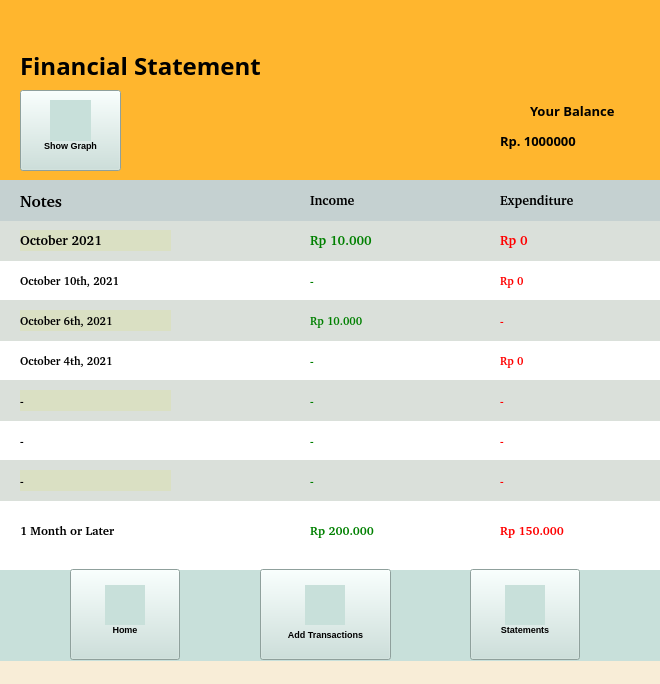
<?xml version="1.0" encoding="UTF-8"?>
<ui version="4.0">
 <class>SignUp</class>
 <widget class="QMainWindow" name="SignUp">
  <property name="geometry">
   <rect>
    <x>0</x>
    <y>0</y>
    <width>660</width>
    <height>684</height>
   </rect>
  </property>
  <property name="windowTitle">
   <string>Sign Up</string>
  </property>
  <property name="styleSheet">
   <string notr="true">background-color: rgb(248, 237, 215);</string>
  </property>
  <widget class="QWidget" name="centralwidget">
   <widget class="QLabel" name="welcomelabel">
    <property name="geometry">
     <rect>
      <x>20</x>
      <y>0</y>
      <width>331</width>
      <height>131</height>
     </rect>
    </property>
    <property name="font">
     <font>
      <family>Gagalin</family>
      <pointsize>18</pointsize>
      <weight>75</weight>
      <bold>true</bold>
     </font>
    </property>
    <property name="layoutDirection">
     <enum>Qt::LeftToRight</enum>
    </property>
    <property name="styleSheet">
     <string notr="true">background-color:rgb(255,182,46);</string>
    </property>
    <property name="text">
     <string>Financial Statement</string>
    </property>
   </widget>
   <widget class="QLabel" name="notelabel">
    <property name="geometry">
     <rect>
      <x>20</x>
      <y>180</y>
      <width>251</width>
      <height>41</height>
     </rect>
    </property>
    <property name="font">
     <font>
      <family>Champagne &amp; Limousines</family>
      <pointsize>12</pointsize>
      <weight>75</weight>
      <bold>true</bold>
     </font>
    </property>
    <property name="styleSheet">
     <string notr="true">background-color:rgb(197,209,209);</string>
    </property>
    <property name="text">
     <string>Notes</string>
    </property>
   </widget>
   <widget class="QLabel" name="balancelabel">
    <property name="geometry">
     <rect>
      <x>530</x>
      <y>90</y>
      <width>121</width>
      <height>41</height>
     </rect>
    </property>
    <property name="font">
     <font>
      <family>Gagalin</family>
      <pointsize>10</pointsize>
      <weight>75</weight>
      <bold>true</bold>
     </font>
    </property>
    <property name="layoutDirection">
     <enum>Qt::LeftToRight</enum>
    </property>
    <property name="styleSheet">
     <string notr="true">background-color:rgb(255,182,46);</string>
    </property>
    <property name="text">
     <string>Your Balance</string>
    </property>
   </widget>
   <widget class="QLabel" name="balancemoney">
    <property name="geometry">
     <rect>
      <x>500</x>
      <y>120</y>
      <width>151</width>
      <height>41</height>
     </rect>
    </property>
    <property name="font">
     <font>
      <family>Gagalin</family>
      <pointsize>10</pointsize>
      <weight>75</weight>
      <bold>true</bold>
     </font>
    </property>
    <property name="layoutDirection">
     <enum>Qt::LeftToRight</enum>
    </property>
    <property name="styleSheet">
     <string notr="true">background-color:rgb(255,182,46);</string>
    </property>
    <property name="text">
     <string>Rp. 1000000</string>
    </property>
   </widget>
   <widget class="QLabel" name="incomelabel">
    <property name="geometry">
     <rect>
      <x>310</x>
      <y>190</y>
      <width>141</width>
      <height>21</height>
     </rect>
    </property>
    <property name="font">
     <font>
      <family>Champagne &amp; Limousines</family>
      <pointsize>10</pointsize>
      <weight>75</weight>
      <bold>true</bold>
     </font>
    </property>
    <property name="styleSheet">
     <string notr="true">background-color:rgb(197,209,209);</string>
    </property>
    <property name="text">
     <string>Income</string>
    </property>
   </widget>
   <widget class="QLabel" name="expenlabel">
    <property name="geometry">
     <rect>
      <x>500</x>
      <y>190</y>
      <width>141</width>
      <height>21</height>
     </rect>
    </property>
    <property name="font">
     <font>
      <family>Champagne &amp; Limousines</family>
      <pointsize>10</pointsize>
      <weight>75</weight>
      <bold>true</bold>
     </font>
    </property>
    <property name="styleSheet">
     <string notr="true">background-color:rgb(197,209,209);</string>
    </property>
    <property name="text">
     <string>Expenditure</string>
    </property>
   </widget>
   <widget class="QLabel" name="monthlabel">
    <property name="geometry">
     <rect>
      <x>20</x>
      <y>230</y>
      <width>151</width>
      <height>21</height>
     </rect>
    </property>
    <property name="font">
     <font>
      <family>Champagne &amp; Limousines</family>
      <pointsize>10</pointsize>
      <weight>75</weight>
      <bold>true</bold>
     </font>
    </property>
    <property name="styleSheet">
     <string notr="true">background-color:rgb(218,224,195);</string>
    </property>
    <property name="text">
     <string>October 2021</string>
    </property>
   </widget>
   <widget class="QLabel" name="monthincome">
    <property name="geometry">
     <rect>
      <x>310</x>
      <y>230</y>
      <width>141</width>
      <height>21</height>
     </rect>
    </property>
    <property name="font">
     <font>
      <family>Champagne &amp; Limousines</family>
      <pointsize>10</pointsize>
      <weight>75</weight>
      <bold>true</bold>
     </font>
    </property>
    <property name="styleSheet">
     <string notr="true">color : green;
background-color:rgb(218,224,218);</string>
    </property>
    <property name="text">
     <string>Rp 10.000</string>
    </property>
   </widget>
   <widget class="QLabel" name="monthexpen">
    <property name="geometry">
     <rect>
      <x>500</x>
      <y>230</y>
      <width>141</width>
      <height>21</height>
     </rect>
    </property>
    <property name="font">
     <font>
      <family>Champagne &amp; Limousines</family>
      <pointsize>10</pointsize>
      <weight>75</weight>
      <bold>true</bold>
     </font>
    </property>
    <property name="styleSheet">
     <string notr="true">color : red;
background-color:rgb(218,224,218);</string>
    </property>
    <property name="text">
     <string>Rp 0</string>
    </property>
   </widget>
   <widget class="QLabel" name="body">
    <property name="geometry">
     <rect>
      <x>0</x>
      <y>260</y>
      <width>661</width>
      <height>341</height>
     </rect>
    </property>
    <property name="font">
     <font>
      <family>Gagalin</family>
      <pointsize>18</pointsize>
      <weight>75</weight>
      <bold>true</bold>
     </font>
    </property>
    <property name="layoutDirection">
     <enum>Qt::LeftToRight</enum>
    </property>
    <property name="styleSheet">
     <string notr="true">background-color:white;</string>
    </property>
    <property name="text">
     <string/>
    </property>
   </widget>
   <widget class="QLabel" name="header">
    <property name="geometry">
     <rect>
      <x>0</x>
      <y>0</y>
      <width>661</width>
      <height>181</height>
     </rect>
    </property>
    <property name="font">
     <font>
      <family>Gagalin</family>
      <pointsize>18</pointsize>
      <weight>75</weight>
      <bold>true</bold>
     </font>
    </property>
    <property name="layoutDirection">
     <enum>Qt::LeftToRight</enum>
    </property>
    <property name="styleSheet">
     <string notr="true">background-color:rgb(255,182,46);</string>
    </property>
    <property name="text">
     <string/>
    </property>
   </widget>
   <widget class="QLabel" name="body1">
    <property name="geometry">
     <rect>
      <x>0</x>
      <y>180</y>
      <width>661</width>
      <height>41</height>
     </rect>
    </property>
    <property name="font">
     <font>
      <family>Gagalin</family>
      <pointsize>18</pointsize>
      <weight>75</weight>
      <bold>true</bold>
     </font>
    </property>
    <property name="layoutDirection">
     <enum>Qt::LeftToRight</enum>
    </property>
    <property name="styleSheet">
     <string notr="true">background-color:rgb(197,209,209);</string>
    </property>
    <property name="text">
     <string/>
    </property>
   </widget>
   <widget class="QLabel" name="footer">
    <property name="geometry">
     <rect>
      <x>0</x>
      <y>570</y>
      <width>661</width>
      <height>91</height>
     </rect>
    </property>
    <property name="font">
     <font>
      <family>Gagalin</family>
      <pointsize>18</pointsize>
      <weight>75</weight>
      <bold>true</bold>
     </font>
    </property>
    <property name="layoutDirection">
     <enum>Qt::LeftToRight</enum>
    </property>
    <property name="styleSheet">
     <string notr="true">background-color:rgb(200,224,218);</string>
    </property>
    <property name="text">
     <string/>
    </property>
   </widget>
   <widget class="QLabel" name="homeicon">
    <property name="geometry">
     <rect>
      <x>105</x>
      <y>585</y>
      <width>40</width>
      <height>40</height>
     </rect>
    </property>
    <property name="font">
     <font>
      <family>Champagne &amp; Limousines</family>
      <pointsize>12</pointsize>
      <weight>75</weight>
      <bold>true</bold>
     </font>
    </property>
    <property name="styleSheet">
     <string notr="true">background-color:rgb(200,224,218);
background-image : url(img/homenotfilled.png)
</string>
    </property>
    <property name="text">
     <string/>
    </property>
   </widget>
   <widget class="QLabel" name="addicon">
    <property name="geometry">
     <rect>
      <x>305</x>
      <y>585</y>
      <width>40</width>
      <height>40</height>
     </rect>
    </property>
    <property name="font">
     <font>
      <family>Champagne &amp; Limousines</family>
      <pointsize>12</pointsize>
      <weight>75</weight>
      <bold>true</bold>
     </font>
    </property>
    <property name="styleSheet">
     <string notr="true">background-color:rgb(200,224,218);
background-image : url(img/addnotfilled.png)
</string>
    </property>
    <property name="text">
     <string/>
    </property>
   </widget>
   <widget class="QPushButton" name="homebutton">
    <property name="geometry">
     <rect>
      <x>70</x>
      <y>569</y>
      <width>110</width>
      <height>91</height>
     </rect>
    </property>
    <property name="font">
     <font>
      <pointsize>7</pointsize>
      <weight>75</weight>
      <bold>true</bold>
     </font>
    </property>
    <property name="styleSheet">
     <string notr="true">background-color:rgb(200,224,218);</string>
    </property>
    <property name="text">
     <string>


Home</string>
    </property>
   </widget>
   <widget class="QPushButton" name="addbutton">
    <property name="geometry">
     <rect>
      <x>260</x>
      <y>569</y>
      <width>131</width>
      <height>91</height>
     </rect>
    </property>
    <property name="font">
     <font>
      <pointsize>7</pointsize>
      <weight>75</weight>
      <bold>true</bold>
     </font>
    </property>
    <property name="styleSheet">
     <string notr="true">background-color:rgb(200,224,218);</string>
    </property>
    <property name="text">
     <string>



Add Transactions</string>
    </property>
   </widget>
   <widget class="QPushButton" name="statementlabel">
    <property name="geometry">
     <rect>
      <x>470</x>
      <y>569</y>
      <width>110</width>
      <height>91</height>
     </rect>
    </property>
    <property name="font">
     <font>
      <pointsize>7</pointsize>
      <weight>75</weight>
      <bold>true</bold>
     </font>
    </property>
    <property name="styleSheet">
     <string notr="true">background-color:rgb(200,224,218);</string>
    </property>
    <property name="text">
     <string>


Statements</string>
    </property>
   </widget>
   <widget class="QLabel" name="statementicon">
    <property name="geometry">
     <rect>
      <x>505</x>
      <y>585</y>
      <width>40</width>
      <height>40</height>
     </rect>
    </property>
    <property name="font">
     <font>
      <family>Champagne &amp; Limousines</family>
      <pointsize>12</pointsize>
      <weight>75</weight>
      <bold>true</bold>
     </font>
    </property>
    <property name="styleSheet">
     <string notr="true">background-color:rgb(200,224,218);
background-image : url(img/notesblack.png)
</string>
    </property>
    <property name="text">
     <string/>
    </property>
   </widget>
   <widget class="QLabel" name="body2">
    <property name="geometry">
     <rect>
      <x>0</x>
      <y>220</y>
      <width>661</width>
      <height>41</height>
     </rect>
    </property>
    <property name="font">
     <font>
      <family>Gagalin</family>
      <pointsize>18</pointsize>
      <weight>75</weight>
      <bold>true</bold>
     </font>
    </property>
    <property name="layoutDirection">
     <enum>Qt::LeftToRight</enum>
    </property>
    <property name="styleSheet">
     <string notr="true">background-color:rgb(218,224,218);</string>
    </property>
    <property name="text">
     <string/>
    </property>
   </widget>
   <widget class="QLabel" name="body3">
    <property name="geometry">
     <rect>
      <x>0</x>
      <y>300</y>
      <width>661</width>
      <height>41</height>
     </rect>
    </property>
    <property name="font">
     <font>
      <family>Gagalin</family>
      <pointsize>18</pointsize>
      <weight>75</weight>
      <bold>true</bold>
     </font>
    </property>
    <property name="layoutDirection">
     <enum>Qt::LeftToRight</enum>
    </property>
    <property name="styleSheet">
     <string notr="true">background-color:rgb(218,224,218);</string>
    </property>
    <property name="text">
     <string/>
    </property>
   </widget>
   <widget class="QLabel" name="body4">
    <property name="geometry">
     <rect>
      <x>0</x>
      <y>380</y>
      <width>661</width>
      <height>41</height>
     </rect>
    </property>
    <property name="font">
     <font>
      <family>Gagalin</family>
      <pointsize>18</pointsize>
      <weight>75</weight>
      <bold>true</bold>
     </font>
    </property>
    <property name="layoutDirection">
     <enum>Qt::LeftToRight</enum>
    </property>
    <property name="styleSheet">
     <string notr="true">background-color:rgb(218,224,218);</string>
    </property>
    <property name="text">
     <string/>
    </property>
   </widget>
   <widget class="QLabel" name="body5">
    <property name="geometry">
     <rect>
      <x>0</x>
      <y>460</y>
      <width>661</width>
      <height>41</height>
     </rect>
    </property>
    <property name="font">
     <font>
      <family>Gagalin</family>
      <pointsize>18</pointsize>
      <weight>75</weight>
      <bold>true</bold>
     </font>
    </property>
    <property name="layoutDirection">
     <enum>Qt::LeftToRight</enum>
    </property>
    <property name="styleSheet">
     <string notr="true">background-color:rgb(218,224,218);</string>
    </property>
    <property name="text">
     <string/>
    </property>
   </widget>
   <widget class="QLabel" name="top1label">
    <property name="geometry">
     <rect>
      <x>20</x>
      <y>270</y>
      <width>151</width>
      <height>21</height>
     </rect>
    </property>
    <property name="font">
     <font>
      <family>Champagne &amp; Limousines</family>
      <pointsize>8</pointsize>
      <weight>75</weight>
      <bold>true</bold>
     </font>
    </property>
    <property name="styleSheet">
     <string notr="true">background-color:white</string>
    </property>
    <property name="text">
     <string>October 10th, 2021</string>
    </property>
   </widget>
   <widget class="QLabel" name="top2label">
    <property name="geometry">
     <rect>
      <x>20</x>
      <y>310</y>
      <width>151</width>
      <height>21</height>
     </rect>
    </property>
    <property name="font">
     <font>
      <family>Champagne &amp; Limousines</family>
      <pointsize>8</pointsize>
      <weight>75</weight>
      <bold>true</bold>
     </font>
    </property>
    <property name="styleSheet">
     <string notr="true">background-color:rgb(218,224,195);</string>
    </property>
    <property name="text">
     <string>October 6th, 2021</string>
    </property>
   </widget>
   <widget class="QLabel" name="top3label">
    <property name="geometry">
     <rect>
      <x>20</x>
      <y>350</y>
      <width>151</width>
      <height>21</height>
     </rect>
    </property>
    <property name="font">
     <font>
      <family>Champagne &amp; Limousines</family>
      <pointsize>8</pointsize>
      <weight>75</weight>
      <bold>true</bold>
     </font>
    </property>
    <property name="styleSheet">
     <string notr="true">background-color:white</string>
    </property>
    <property name="text">
     <string>October 4th, 2021</string>
    </property>
   </widget>
   <widget class="QLabel" name="top4label">
    <property name="geometry">
     <rect>
      <x>20</x>
      <y>390</y>
      <width>151</width>
      <height>21</height>
     </rect>
    </property>
    <property name="font">
     <font>
      <family>Champagne &amp; Limousines</family>
      <pointsize>8</pointsize>
      <weight>75</weight>
      <bold>true</bold>
     </font>
    </property>
    <property name="styleSheet">
     <string notr="true">background-color:rgb(218,224,195);</string>
    </property>
    <property name="text">
     <string>-</string>
    </property>
   </widget>
   <widget class="QLabel" name="top5label">
    <property name="geometry">
     <rect>
      <x>20</x>
      <y>430</y>
      <width>151</width>
      <height>21</height>
     </rect>
    </property>
    <property name="font">
     <font>
      <family>Champagne &amp; Limousines</family>
      <pointsize>8</pointsize>
      <weight>75</weight>
      <bold>true</bold>
     </font>
    </property>
    <property name="styleSheet">
     <string notr="true">background-color:white</string>
    </property>
    <property name="text">
     <string>-</string>
    </property>
   </widget>
   <widget class="QLabel" name="top6label">
    <property name="geometry">
     <rect>
      <x>20</x>
      <y>470</y>
      <width>151</width>
      <height>21</height>
     </rect>
    </property>
    <property name="font">
     <font>
      <family>Champagne &amp; Limousines</family>
      <pointsize>8</pointsize>
      <weight>75</weight>
      <bold>true</bold>
     </font>
    </property>
    <property name="styleSheet">
     <string notr="true">background-color:rgb(218,224,195);</string>
    </property>
    <property name="text">
     <string>-</string>
    </property>
   </widget>
   <widget class="QLabel" name="otherlabel">
    <property name="geometry">
     <rect>
      <x>20</x>
      <y>520</y>
      <width>151</width>
      <height>21</height>
     </rect>
    </property>
    <property name="font">
     <font>
      <family>Champagne &amp; Limousines</family>
      <pointsize>9</pointsize>
      <weight>75</weight>
      <bold>true</bold>
     </font>
    </property>
    <property name="styleSheet">
     <string notr="true">background-color:white</string>
    </property>
    <property name="text">
     <string>1 Month or Later</string>
    </property>
   </widget>
   <widget class="QLabel" name="top1labelinc">
    <property name="geometry">
     <rect>
      <x>310</x>
      <y>270</y>
      <width>141</width>
      <height>21</height>
     </rect>
    </property>
    <property name="font">
     <font>
      <family>Champagne &amp; Limousines</family>
      <pointsize>8</pointsize>
      <weight>75</weight>
      <bold>true</bold>
     </font>
    </property>
    <property name="styleSheet">
     <string notr="true">color : green;
background-color:white</string>
    </property>
    <property name="text">
     <string>-</string>
    </property>
   </widget>
   <widget class="QLabel" name="top2labelinc">
    <property name="geometry">
     <rect>
      <x>310</x>
      <y>310</y>
      <width>141</width>
      <height>21</height>
     </rect>
    </property>
    <property name="font">
     <font>
      <family>Champagne &amp; Limousines</family>
      <pointsize>8</pointsize>
      <weight>75</weight>
      <bold>true</bold>
     </font>
    </property>
    <property name="styleSheet">
     <string notr="true">color : green;
background-color:rgb(218,224,218);</string>
    </property>
    <property name="text">
     <string>Rp 10.000</string>
    </property>
   </widget>
   <widget class="QLabel" name="top3labelinc">
    <property name="geometry">
     <rect>
      <x>310</x>
      <y>350</y>
      <width>141</width>
      <height>21</height>
     </rect>
    </property>
    <property name="font">
     <font>
      <family>Champagne &amp; Limousines</family>
      <pointsize>8</pointsize>
      <weight>75</weight>
      <bold>true</bold>
     </font>
    </property>
    <property name="styleSheet">
     <string notr="true">color : green;
background-color:white</string>
    </property>
    <property name="text">
     <string>-</string>
    </property>
   </widget>
   <widget class="QLabel" name="top4labelinc">
    <property name="geometry">
     <rect>
      <x>310</x>
      <y>390</y>
      <width>141</width>
      <height>21</height>
     </rect>
    </property>
    <property name="font">
     <font>
      <family>Champagne &amp; Limousines</family>
      <pointsize>8</pointsize>
      <weight>75</weight>
      <bold>true</bold>
     </font>
    </property>
    <property name="styleSheet">
     <string notr="true">color : green;
background-color:rgb(218,224,218);</string>
    </property>
    <property name="text">
     <string>-</string>
    </property>
   </widget>
   <widget class="QLabel" name="top5labelinc">
    <property name="geometry">
     <rect>
      <x>310</x>
      <y>430</y>
      <width>141</width>
      <height>21</height>
     </rect>
    </property>
    <property name="font">
     <font>
      <family>Champagne &amp; Limousines</family>
      <pointsize>8</pointsize>
      <weight>75</weight>
      <bold>true</bold>
     </font>
    </property>
    <property name="styleSheet">
     <string notr="true">color : green;
background-color:white</string>
    </property>
    <property name="text">
     <string>-</string>
    </property>
   </widget>
   <widget class="QLabel" name="top6labelinc">
    <property name="geometry">
     <rect>
      <x>310</x>
      <y>470</y>
      <width>141</width>
      <height>21</height>
     </rect>
    </property>
    <property name="font">
     <font>
      <family>Champagne &amp; Limousines</family>
      <pointsize>8</pointsize>
      <weight>75</weight>
      <bold>true</bold>
     </font>
    </property>
    <property name="styleSheet">
     <string notr="true">color : green;
background-color:rgb(218,224,218);</string>
    </property>
    <property name="text">
     <string>-</string>
    </property>
   </widget>
   <widget class="QLabel" name="otherlabelinc">
    <property name="geometry">
     <rect>
      <x>310</x>
      <y>520</y>
      <width>141</width>
      <height>21</height>
     </rect>
    </property>
    <property name="font">
     <font>
      <family>Champagne &amp; Limousines</family>
      <pointsize>9</pointsize>
      <weight>75</weight>
      <bold>true</bold>
     </font>
    </property>
    <property name="styleSheet">
     <string notr="true">color : green;
background-color:white</string>
    </property>
    <property name="text">
     <string>Rp 200.000</string>
    </property>
   </widget>
   <widget class="QLabel" name="top1labelexp">
    <property name="geometry">
     <rect>
      <x>500</x>
      <y>270</y>
      <width>141</width>
      <height>21</height>
     </rect>
    </property>
    <property name="font">
     <font>
      <family>Champagne &amp; Limousines</family>
      <pointsize>8</pointsize>
      <weight>75</weight>
      <bold>true</bold>
     </font>
    </property>
    <property name="styleSheet">
     <string notr="true">color : red;
background-color:white</string>
    </property>
    <property name="text">
     <string>Rp 0</string>
    </property>
   </widget>
   <widget class="QLabel" name="top2labelexp">
    <property name="geometry">
     <rect>
      <x>500</x>
      <y>310</y>
      <width>141</width>
      <height>21</height>
     </rect>
    </property>
    <property name="font">
     <font>
      <family>Champagne &amp; Limousines</family>
      <pointsize>8</pointsize>
      <weight>75</weight>
      <bold>true</bold>
     </font>
    </property>
    <property name="styleSheet">
     <string notr="true">color : red;
background-color:rgb(218,224,218);</string>
    </property>
    <property name="text">
     <string>-</string>
    </property>
   </widget>
   <widget class="QLabel" name="top3labelexp">
    <property name="geometry">
     <rect>
      <x>500</x>
      <y>350</y>
      <width>141</width>
      <height>21</height>
     </rect>
    </property>
    <property name="font">
     <font>
      <family>Champagne &amp; Limousines</family>
      <pointsize>8</pointsize>
      <weight>75</weight>
      <bold>true</bold>
     </font>
    </property>
    <property name="styleSheet">
     <string notr="true">color : red;
background-color:white</string>
    </property>
    <property name="text">
     <string>Rp 0</string>
    </property>
   </widget>
   <widget class="QLabel" name="top4abelexp">
    <property name="geometry">
     <rect>
      <x>500</x>
      <y>390</y>
      <width>141</width>
      <height>21</height>
     </rect>
    </property>
    <property name="font">
     <font>
      <family>Champagne &amp; Limousines</family>
      <pointsize>8</pointsize>
      <weight>75</weight>
      <bold>true</bold>
     </font>
    </property>
    <property name="styleSheet">
     <string notr="true">color : red;
background-color:rgb(218,224,218);</string>
    </property>
    <property name="text">
     <string>-</string>
    </property>
   </widget>
   <widget class="QLabel" name="top5labelexp">
    <property name="geometry">
     <rect>
      <x>500</x>
      <y>430</y>
      <width>141</width>
      <height>21</height>
     </rect>
    </property>
    <property name="font">
     <font>
      <family>Champagne &amp; Limousines</family>
      <pointsize>8</pointsize>
      <weight>75</weight>
      <bold>true</bold>
     </font>
    </property>
    <property name="styleSheet">
     <string notr="true">color : red;
background-color:white</string>
    </property>
    <property name="text">
     <string>-</string>
    </property>
   </widget>
   <widget class="QLabel" name="top6labelexp">
    <property name="geometry">
     <rect>
      <x>500</x>
      <y>470</y>
      <width>141</width>
      <height>21</height>
     </rect>
    </property>
    <property name="font">
     <font>
      <family>Champagne &amp; Limousines</family>
      <pointsize>8</pointsize>
      <weight>75</weight>
      <bold>true</bold>
     </font>
    </property>
    <property name="styleSheet">
     <string notr="true">color : red;
background-color:rgb(218,224,218);</string>
    </property>
    <property name="text">
     <string>-</string>
    </property>
   </widget>
   <widget class="QLabel" name="otherlabelexp">
    <property name="geometry">
     <rect>
      <x>500</x>
      <y>520</y>
      <width>141</width>
      <height>21</height>
     </rect>
    </property>
    <property name="font">
     <font>
      <family>Champagne &amp; Limousines</family>
      <pointsize>9</pointsize>
      <weight>75</weight>
      <bold>true</bold>
     </font>
    </property>
    <property name="styleSheet">
     <string notr="true">color : red;
background-color:white</string>
    </property>
    <property name="text">
     <string>Rp 150.000</string>
    </property>
   </widget>
   <widget class="QPushButton" name="graphbutton">
    <property name="geometry">
     <rect>
      <x>20</x>
      <y>90</y>
      <width>101</width>
      <height>81</height>
     </rect>
    </property>
    <property name="font">
     <font>
      <pointsize>7</pointsize>
      <weight>75</weight>
      <bold>true</bold>
     </font>
    </property>
    <property name="styleSheet">
     <string notr="true">background-color:rgb(200,224,218);</string>
    </property>
    <property name="text">
     <string>


Show Graph</string>
    </property>
   </widget>
   <widget class="QLabel" name="graphicon">
    <property name="geometry">
     <rect>
      <x>50</x>
      <y>100</y>
      <width>41</width>
      <height>41</height>
     </rect>
    </property>
    <property name="font">
     <font>
      <family>Champagne &amp; Limousines</family>
      <pointsize>9</pointsize>
      <weight>75</weight>
      <bold>true</bold>
     </font>
    </property>
    <property name="styleSheet">
     <string notr="true">background-color:rgb(200,224,218);
background-image : url(img/graph.png);
</string>
    </property>
    <property name="text">
     <string/>
    </property>
   </widget>
   <zorder>body</zorder>
   <zorder>body2</zorder>
   <zorder>footer</zorder>
   <zorder>addbutton</zorder>
   <zorder>header</zorder>
   <zorder>body1</zorder>
   <zorder>welcomelabel</zorder>
   <zorder>notelabel</zorder>
   <zorder>balancelabel</zorder>
   <zorder>balancemoney</zorder>
   <zorder>incomelabel</zorder>
   <zorder>expenlabel</zorder>
   <zorder>monthlabel</zorder>
   <zorder>monthincome</zorder>
   <zorder>monthexpen</zorder>
   <zorder>homebutton</zorder>
   <zorder>homeicon</zorder>
   <zorder>addicon</zorder>
   <zorder>statementlabel</zorder>
   <zorder>statementicon</zorder>
   <zorder>body3</zorder>
   <zorder>body4</zorder>
   <zorder>body5</zorder>
   <zorder>top1label</zorder>
   <zorder>top2label</zorder>
   <zorder>top3label</zorder>
   <zorder>top4label</zorder>
   <zorder>top5label</zorder>
   <zorder>top6label</zorder>
   <zorder>otherlabel</zorder>
   <zorder>top1labelinc</zorder>
   <zorder>top2labelinc</zorder>
   <zorder>top3labelinc</zorder>
   <zorder>top4labelinc</zorder>
   <zorder>top5labelinc</zorder>
   <zorder>top6labelinc</zorder>
   <zorder>otherlabelinc</zorder>
   <zorder>top1labelexp</zorder>
   <zorder>top2labelexp</zorder>
   <zorder>top3labelexp</zorder>
   <zorder>top4abelexp</zorder>
   <zorder>top5labelexp</zorder>
   <zorder>top6labelexp</zorder>
   <zorder>otherlabelexp</zorder>
   <zorder>graphbutton</zorder>
   <zorder>graphicon</zorder>
  </widget>
  <widget class="QStatusBar" name="statusbar"/>
 </widget>
 <resources/>
 <connections/>
</ui>
